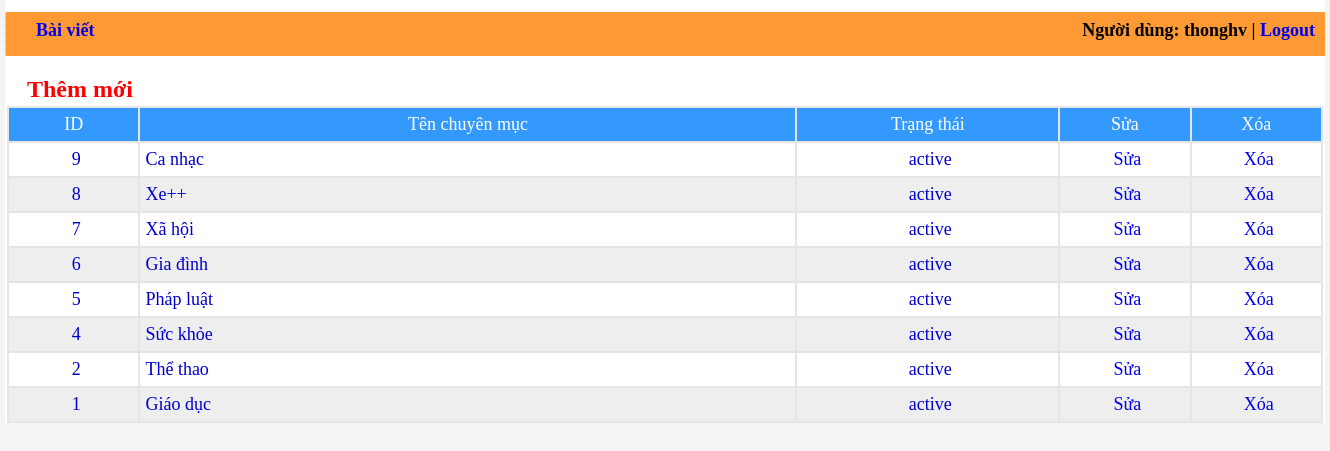
The page /admin/chuyenmuc/listchuyenmuc.php (signed in) on the database its author committed.
### tables this page shows
CREATE TABLE `chuyenmuc` (
  `idchuyenmuc` int(4) NOT NULL,
  `tenchuyenmuc` text NOT NULL,
  `trangthai` varchar(10) NOT NULL
);

### admin/chuyenmuc/listchuyenmuc.php (the view, shortened to what this page needs)
<?php
	require("../modules/connectdb.php");
	require("../modules/logo.php");
	require("../modules/menu.php");
	$chuyenmuc = mysqli_query($conn, "Select * from chuyenmuc order by idchuyenmuc DESC");
?>
<div id="content">
	 <a href="themchuyenmuc.php"><p>Thêm mới</p>	</a>
	<div class="list">
		<table cellspacing="0px" border="1px" bordercolor="#E5E5E5" width="100%">
			<tr class="headerrow">
				<td width="10%" > ID </td>
				<td width="50%" >Tên chuyên mục</td>
				<td width="20%"> Trạng thái</td>
				<td width="10%"> Sửa </td>
				<td width="10%"> Xóa </td>
			</tr>
		<?php
			$count =1;
			while($row = mysqli_fetch_array($chuyenmuc,MYSQLI_BOTH))
			{
				if ($count%2==0)
					echo "<tr class='datarow1'>";
				else
					echo "<tr class='datarow2'>";
				echo"<td align='center'> {$row['idchuyenmuc']}</td>";
				echo"<td> {$row['tenchuyenmuc']}</td>";
				echo "<td align='center'> {$row['trangthai']}</td>";
				echo "<td align='center'> <a href='suachuyenmuc.php?idchuyenmuc={$row['idchuyenmuc']}'>Sửa </a></td>";
				echo "<td align='center'> <a onclick='return confirmAction()' href='xulychuyenmuc.php?action=xoa&idchuyenmuc={$row['idchuyenmuc']}'> Xóa </a></td>";
				echo "</tr>";
				$count++;
			}
		?>
		</table>
	</div>
</div>
<?php
	require("../modules/footer.php");
?>

### admin/css/style.css (style rules this page uses)
* { margin:0px; padding:0px; }
a { text-decoration:none; }
#content { width:1316px; height:auto; background-color:#FFFFFF; padding-left:2px; padding-right:2px; margin:auto; }
#content a p { height: 30px; font-size:24px; color: #FF0000; text-indent:20px; font-weight:bold; padding-top:20px; }
.headerrow { background-color:#3399FF; font-size:18px; color:#FFFFFF; text-align:center; padding-top:5px; height:35px; }
.datarow1 { background-color:#EEEEEE; font-size:18px; color:#0000CC; text-align:left; padding-top:5px; text-indent: 5px; height:35px; }
.datarow2 { background-color:#FFFFFF; font-size:18px; color:#0000CC; text-align:left; padding-top:5px; text-indent: 5px; height:35px; }

### rows shown on the page
chuyenmuc: idchuyenmuc "9", tenchuyenmuc "Ca nhạc", trangthai "active"
chuyenmuc: idchuyenmuc "8", tenchuyenmuc "Xe++", trangthai "active"
chuyenmuc: idchuyenmuc "7", tenchuyenmuc "Xã hội", trangthai "active"
chuyenmuc: idchuyenmuc "6", tenchuyenmuc "Gia đình", trangthai "active"
chuyenmuc: idchuyenmuc "5", tenchuyenmuc "Pháp luật", trangthai "active"
chuyenmuc: idchuyenmuc "4", tenchuyenmuc "Sức khỏe", trangthai "active"
chuyenmuc: idchuyenmuc "2", tenchuyenmuc "Thể thao", trangthai "active"
chuyenmuc: idchuyenmuc "1", tenchuyenmuc "Giáo dục", trangthai "active"

### other values the page prints
$_SESSION['tendangnhap'] "thonghv"
